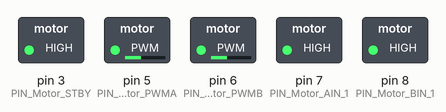
The sketch below on a simulated Arduino Uno, built with avr-gcc and run on an emulated ATmega328P. On the bench: switched loads named in the sketch (green lamp = pin HIGH).

Above: at 0.1 s.
Timing chart, 0 to 1.6 s (numbered marks = the images above):
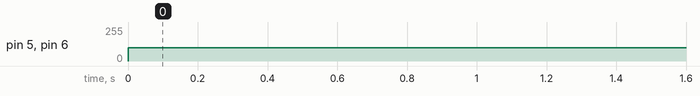

Measured:
- by itself, pin 5 (PIN_Motor_PWMA), pin 6 (PIN_Motor_PWMB): 0/255 → 100/255 at 0.00 s

The sketch:

pruebaMotores.ino
```cpp
// Enable/Disable motor control.
//  HIGH: motor control enabled
//  LOW: motor control disabled
#define PIN_Motor_STBY 3

// Group A Motors (Right Side)
// PIN_Motor_AIN_1: Digital output. HIGH: Forward, LOW: Backward
#define PIN_Motor_AIN_1 7
// PIN_Motor_PWMA: Analog output [0-255]. It provides speed.
#define PIN_Motor_PWMA 5

// Group B Motors (Left Side)
// PIN_Motor_BIN_1: Digital output. HIGH: Forward, LOW: Backward
#define PIN_Motor_BIN_1 8
// PIN_Motor_PWMB: Analog output [0-255]. It provides speed.
#define PIN_Motor_PWMB 6


void setup() {
  // put your setup code here, to run once:
  Serial.begin(9600);

  // Configurar pines como salida
  pinMode(PIN_Motor_STBY, OUTPUT);
  pinMode(PIN_Motor_AIN_1, OUTPUT);
  pinMode(PIN_Motor_PWMA, OUTPUT);
  pinMode(PIN_Motor_BIN_1, OUTPUT);
  pinMode(PIN_Motor_PWMB, OUTPUT);

  //Activar control motores
  digitalWrite(PIN_Motor_STBY, HIGH);

  // Motores derecha, modo adelante
  digitalWrite(PIN_Motor_AIN_1, HIGH);

  // Motores izquierda, modo adelante
  digitalWrite(PIN_Motor_BIN_1, HIGH);

}

void loop() {

  // Motor derecha
  analogWrite(PIN_Motor_PWMA, 100);

  //Motor izquierda
  analogWrite(PIN_Motor_PWMB, 100);

}
```
